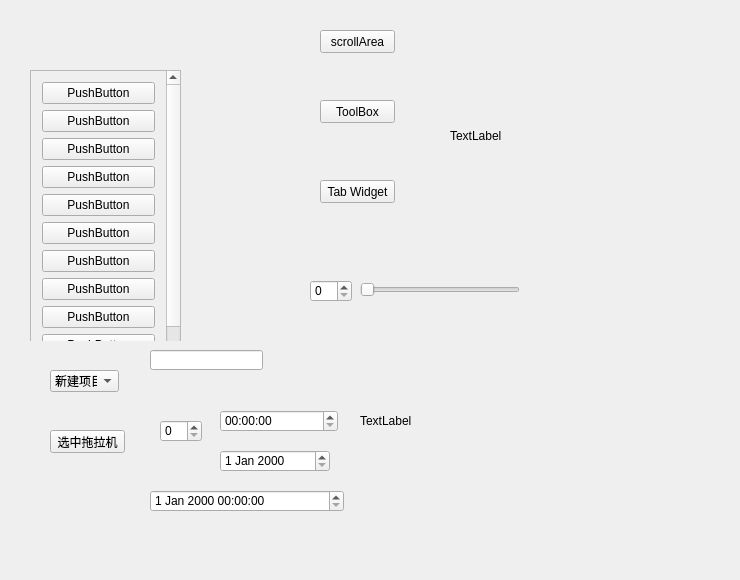
<?xml version="1.0" encoding="UTF-8"?>
<ui version="4.0">
 <class>Widget</class>
 <widget class="QWidget" name="Widget">
  <property name="geometry">
   <rect>
    <x>0</x>
    <y>0</y>
    <width>740</width>
    <height>580</height>
   </rect>
  </property>
  <property name="windowTitle">
   <string>Widget</string>
  </property>
  <widget class="QStackedWidget" name="stackedWidget">
   <property name="geometry">
    <rect>
     <x>0</x>
     <y>20</y>
     <width>301</width>
     <height>321</height>
    </rect>
   </property>
   <property name="currentIndex">
    <number>1</number>
   </property>
   <widget class="QWidget" name="page_6">
    <widget class="QTabWidget" name="tabWidget">
     <property name="geometry">
      <rect>
       <x>30</x>
       <y>50</y>
       <width>241</width>
       <height>261</height>
      </rect>
     </property>
     <property name="currentIndex">
      <number>1</number>
     </property>
     <widget class="QWidget" name="tab">
      <attribute name="title">
       <string>百度</string>
      </attribute>
     </widget>
     <widget class="QWidget" name="tab_2">
      <attribute name="title">
       <string>谷歌</string>
      </attribute>
     </widget>
     <widget class="QWidget" name="tab_3">
      <attribute name="title">
       <string>传智</string>
      </attribute>
     </widget>
    </widget>
   </widget>
   <widget class="QWidget" name="page_4">
    <widget class="QScrollArea" name="scrollArea">
     <property name="geometry">
      <rect>
       <x>30</x>
       <y>50</y>
       <width>151</width>
       <height>341</height>
      </rect>
     </property>
     <property name="widgetResizable">
      <bool>true</bool>
     </property>
     <widget class="QWidget" name="scrollAreaWidgetContents">
      <property name="geometry">
       <rect>
        <x>0</x>
        <y>0</y>
        <width>132</width>
        <height>447</height>
       </rect>
      </property>
      <layout class="QVBoxLayout" name="verticalLayout">
       <item>
        <widget class="QPushButton" name="pushButton">
         <property name="text">
          <string>PushButton</string>
         </property>
        </widget>
       </item>
       <item>
        <widget class="QPushButton" name="pushButton_2">
         <property name="text">
          <string>PushButton</string>
         </property>
        </widget>
       </item>
       <item>
        <widget class="QPushButton" name="pushButton_4">
         <property name="text">
          <string>PushButton</string>
         </property>
        </widget>
       </item>
       <item>
        <widget class="QPushButton" name="pushButton_3">
         <property name="text">
          <string>PushButton</string>
         </property>
        </widget>
       </item>
       <item>
        <widget class="QPushButton" name="pushButton_6">
         <property name="text">
          <string>PushButton</string>
         </property>
        </widget>
       </item>
       <item>
        <widget class="QPushButton" name="pushButton_5">
         <property name="text">
          <string>PushButton</string>
         </property>
        </widget>
       </item>
       <item>
        <widget class="QPushButton" name="pushButton_8">
         <property name="text">
          <string>PushButton</string>
         </property>
        </widget>
       </item>
       <item>
        <widget class="QPushButton" name="pushButton_7">
         <property name="text">
          <string>PushButton</string>
         </property>
        </widget>
       </item>
       <item>
        <widget class="QPushButton" name="pushButton_9">
         <property name="text">
          <string>PushButton</string>
         </property>
        </widget>
       </item>
       <item>
        <widget class="QPushButton" name="pushButton_10">
         <property name="text">
          <string>PushButton</string>
         </property>
        </widget>
       </item>
       <item>
        <widget class="QPushButton" name="pushButton_11">
         <property name="text">
          <string>PushButton</string>
         </property>
        </widget>
       </item>
       <item>
        <widget class="QPushButton" name="pushButton_15">
         <property name="text">
          <string>PushButton</string>
         </property>
        </widget>
       </item>
       <item>
        <widget class="QPushButton" name="pushButton_14">
         <property name="text">
          <string>PushButton</string>
         </property>
        </widget>
       </item>
       <item>
        <widget class="QPushButton" name="pushButton_13">
         <property name="text">
          <string>PushButton</string>
         </property>
        </widget>
       </item>
       <item>
        <widget class="QPushButton" name="pushButton_12">
         <property name="text">
          <string>PushButton</string>
         </property>
        </widget>
       </item>
      </layout>
     </widget>
    </widget>
   </widget>
   <widget class="QWidget" name="page_5">
    <widget class="QToolBox" name="toolBox">
     <property name="geometry">
      <rect>
       <x>50</x>
       <y>20</y>
       <width>141</width>
       <height>331</height>
      </rect>
     </property>
     <property name="currentIndex">
      <number>2</number>
     </property>
     <widget class="QWidget" name="page">
      <property name="geometry">
       <rect>
        <x>0</x>
        <y>0</y>
        <width>100</width>
        <height>30</height>
       </rect>
      </property>
      <attribute name="label">
       <string>家人</string>
      </attribute>
      <widget class="QPushButton" name="pushButton_16">
       <property name="geometry">
        <rect>
         <x>40</x>
         <y>80</y>
         <width>75</width>
         <height>23</height>
        </rect>
       </property>
       <property name="text">
        <string>PushButton</string>
       </property>
      </widget>
     </widget>
     <widget class="QWidget" name="page_2">
      <property name="geometry">
       <rect>
        <x>0</x>
        <y>0</y>
        <width>100</width>
        <height>30</height>
       </rect>
      </property>
      <attribute name="label">
       <string>朋友</string>
      </attribute>
      <widget class="QToolButton" name="toolButton">
       <property name="geometry">
        <rect>
         <x>20</x>
         <y>90</y>
         <width>37</width>
         <height>18</height>
        </rect>
       </property>
       <property name="text">
        <string>...</string>
       </property>
      </widget>
     </widget>
     <widget class="QWidget" name="page_3">
      <property name="geometry">
       <rect>
        <x>0</x>
        <y>0</y>
        <width>141</width>
        <height>253</height>
       </rect>
      </property>
      <attribute name="label">
       <string>黑名单</string>
      </attribute>
      <widget class="QToolButton" name="toolButton_2">
       <property name="geometry">
        <rect>
         <x>20</x>
         <y>100</y>
         <width>37</width>
         <height>18</height>
        </rect>
       </property>
       <property name="text">
        <string>...</string>
       </property>
      </widget>
     </widget>
    </widget>
   </widget>
  </widget>
  <widget class="QPushButton" name="btn_scrollArea">
   <property name="geometry">
    <rect>
     <x>320</x>
     <y>30</y>
     <width>75</width>
     <height>23</height>
    </rect>
   </property>
   <property name="text">
    <string>scrollArea</string>
   </property>
  </widget>
  <widget class="QPushButton" name="btn_ToolBox">
   <property name="geometry">
    <rect>
     <x>320</x>
     <y>100</y>
     <width>75</width>
     <height>23</height>
    </rect>
   </property>
   <property name="text">
    <string>ToolBox</string>
   </property>
  </widget>
  <widget class="QPushButton" name="btn_TabWidget">
   <property name="geometry">
    <rect>
     <x>320</x>
     <y>180</y>
     <width>75</width>
     <height>23</height>
    </rect>
   </property>
   <property name="text">
    <string>Tab Widget</string>
   </property>
  </widget>
  <widget class="QComboBox" name="comboBox">
   <property name="geometry">
    <rect>
     <x>50</x>
     <y>370</y>
     <width>69</width>
     <height>22</height>
    </rect>
   </property>
   <item>
    <property name="text">
     <string>新建项目</string>
    </property>
   </item>
   <item>
    <property name="text">
     <string>新建项目</string>
    </property>
   </item>
   <item>
    <property name="text">
     <string>新建项目</string>
    </property>
   </item>
   <item>
    <property name="text">
     <string>新建项目</string>
    </property>
   </item>
   <item>
    <property name="text">
     <string>新建项目</string>
    </property>
   </item>
  </widget>
  <widget class="QPushButton" name="btn_select">
   <property name="geometry">
    <rect>
     <x>50</x>
     <y>430</y>
     <width>75</width>
     <height>23</height>
    </rect>
   </property>
   <property name="text">
    <string>选中拖拉机</string>
   </property>
  </widget>
  <widget class="QLineEdit" name="lineEdit">
   <property name="geometry">
    <rect>
     <x>150</x>
     <y>350</y>
     <width>113</width>
     <height>20</height>
    </rect>
   </property>
   <property name="echoMode">
    <enum>QLineEdit::Password</enum>
   </property>
  </widget>
  <widget class="QSpinBox" name="spinBox">
   <property name="geometry">
    <rect>
     <x>160</x>
     <y>420</y>
     <width>42</width>
     <height>22</height>
    </rect>
   </property>
  </widget>
  <widget class="QTimeEdit" name="timeEdit">
   <property name="geometry">
    <rect>
     <x>220</x>
     <y>410</y>
     <width>118</width>
     <height>22</height>
    </rect>
   </property>
  </widget>
  <widget class="QDateEdit" name="dateEdit">
   <property name="geometry">
    <rect>
     <x>220</x>
     <y>450</y>
     <width>110</width>
     <height>22</height>
    </rect>
   </property>
  </widget>
  <widget class="QDateTimeEdit" name="dateTimeEdit">
   <property name="geometry">
    <rect>
     <x>150</x>
     <y>490</y>
     <width>194</width>
     <height>22</height>
    </rect>
   </property>
  </widget>
  <widget class="QSlider" name="horizontalSlider">
   <property name="geometry">
    <rect>
     <x>360</x>
     <y>280</y>
     <width>160</width>
     <height>19</height>
    </rect>
   </property>
   <property name="orientation">
    <enum>Qt::Horizontal</enum>
   </property>
  </widget>
  <widget class="QSpinBox" name="spinBox_2">
   <property name="geometry">
    <rect>
     <x>310</x>
     <y>280</y>
     <width>42</width>
     <height>22</height>
    </rect>
   </property>
  </widget>
  <widget class="QLabel" name="lbl_Image">
   <property name="geometry">
    <rect>
     <x>360</x>
     <y>350</y>
     <width>191</width>
     <height>141</height>
    </rect>
   </property>
   <property name="text">
    <string>TextLabel</string>
   </property>
  </widget>
  <widget class="QLabel" name="lbl_movie">
   <property name="geometry">
    <rect>
     <x>450</x>
     <y>30</y>
     <width>241</width>
     <height>211</height>
    </rect>
   </property>
   <property name="text">
    <string>TextLabel</string>
   </property>
  </widget>
 </widget>
 <layoutdefault spacing="6" margin="11"/>
 <resources/>
 <connections/>
</ui>
